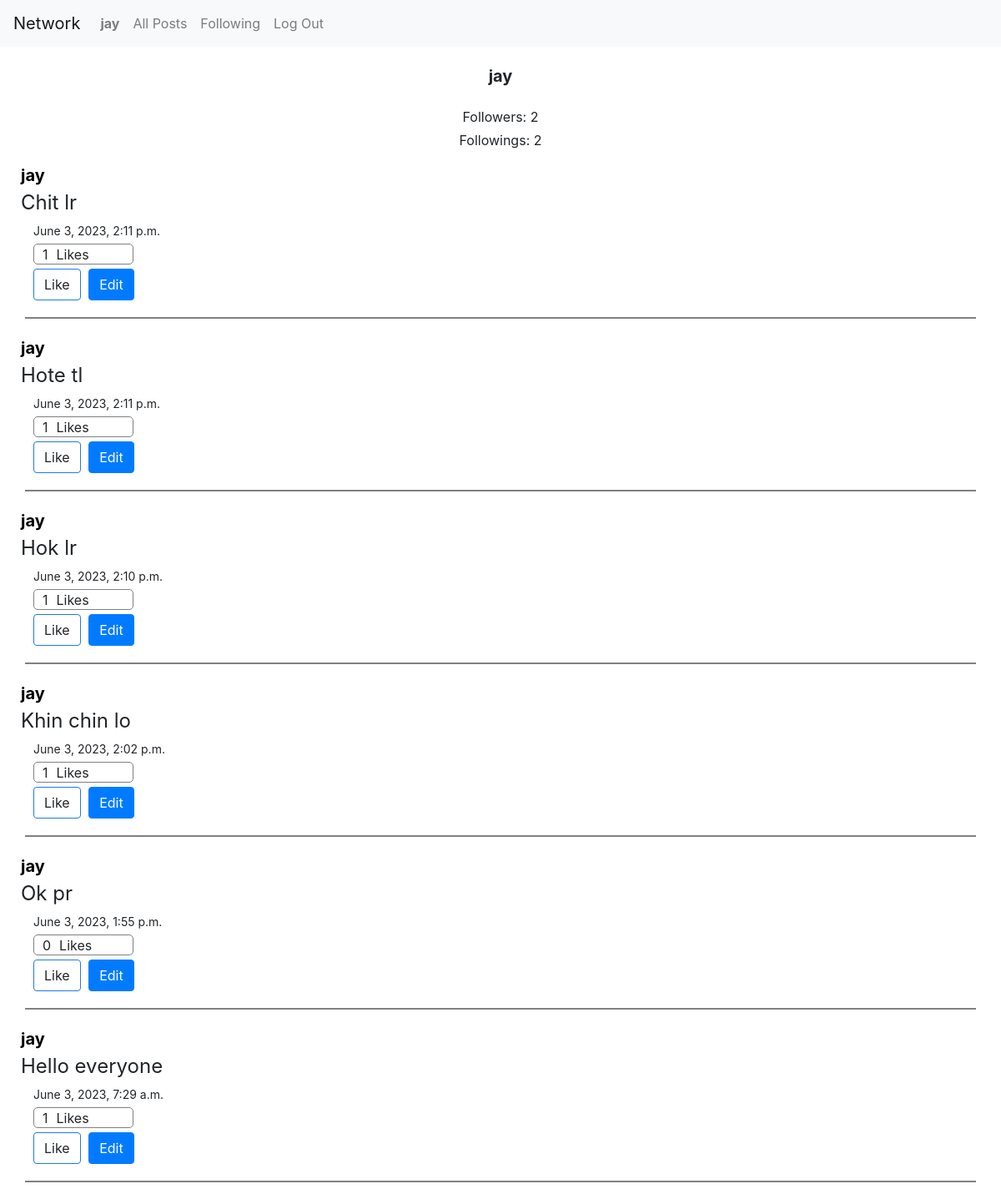
/profile/1 (signed in), run on the app's committed database.
### network/models.py (models this page shows)
class User(AbstractUser):
    pass

class Post(models.Model):
    user = models.ForeignKey("User", on_delete=models.CASCADE, related_name="poster")
    likes = models.ManyToManyField("User", related_name="liked_posts")
    timestamp = models.DateTimeField(auto_now_add=True)
    content = models.TextField(blank=True, null=False)

### network/views.py (the view)
# urls.py: path("profile/<str:user_id>", views.profile, name="profile"),
def profile(request, user_id):
    user = User.objects.get(pk=user_id)
    allPosts = Post.objects.filter(user=user).order_by("-timestamp")
    followings = Profile.objects.filter(follower=user).count()
    followers = Profile.objects.filter(following=user).count()
    if not request.user.is_authenticated:
        paginator = Paginator(allPosts, 10)
        pageNum = request.GET.get("page")
        pages = paginator.get_page(pageNum)
        return render(
            request,
            "network/profile.html",
            {
                "user": request.user,
                "user_profile": user,
                "followers": followers,
                "followings": followings,
                "posts": pages,
            },
        )
    else:
        if (
            Profile.objects.filter(
                following=user, follower=User.objects.get(pk=request.user.id)
            ).count()
            == 0
        ):
            isfollowing = False
        else:
            isfollowing = True
        paginator = Paginator(allPosts, 10)
        pageNum = request.GET.get("page")
        pages = paginator.get_page(pageNum)
        return render(
            request,
            "network/profile.html",
            {
                "user": request.user,
                "user_profile": user,
                "followers": followers,
                "followings": followings,
                "posts": pages,
                "isfollowing": isfollowing,
            },
        )

### network/templates/network/profile.html (shortened to what this page needs)
{% extends "network/layout.html" %}
{% load static %}
{% block body %}
    <div style="display: flex; flex-direction: column; align-items: center;">
        <div style="font-size: 20px; font-weight: bold; margin: 20px auto;">{{user_profile.username}}</div>
        <p style="margin: 2px auto;"> Followers:  {{ followers }} </p>
        <p style="margin: 2px auto 15px;"> Followings:  {{ followings }} </p>
    </div>
    <div>
        {% for post in posts %}
            <a style="font-size: 20px; font-weight: bold; color: black; text-decoration: none;" href="{% url 'profile' post.user.id %}"><p style="margin: 0 0 0 25px;"> {{ post.user }} </p></a>
            <div style="display: flex; flex-direction: column">
                <div style="margin: 0px 0 5px 25px; font-size: 24px; font-weight: medium" class="card-text content" id="content{{ post.id }}">{{ post.content }}</div>
                <p style="font-size: 14px; margin: 0px 0 5px 40px"> {{ post.timestamp }} </p>
            </div>
            <div style="border-radius: 5px; display: flex; margin: 0 0 5px 40px; width: 10%; padding-left: 10px; height: 25px; border: 1px solid gray;">
                <div style="margin-right: 10px;" id="likes{{ post.id }}">{{ post.likes.all.count }}</div>
                Likes
            </div>
            {% if user.is_authenticated %}
                <button data-postid="{{ post.id }}" class="btn post-btn like" style="margin-left: 40px; background: white; border: 1px solid rgb(32, 120, 244); display: inline-block;">
                    {% if user in post.likes.all %}
                        <script>
                            document.querySelectorAll('button[class]').forEach(btn => {
                                btn.style.background = 'rgb(32, 120, 244)';
                                btn.style.color = 'white';
                            });
                        </script>
                        Unlike
                    {% else %}
                        Like
                    {% endif %}
                </button>
            {% else %}
                <a class="btn like" style="background: white; border: 1px solid rgb(32, 120, 244); color:rgb(32, 120, 244); display: inline-block;" href="{% url 'login' %}">Like</a>
            {% endif %}
            {% if post.user.id == user.id %}
                <button style="margin-left: 5px; display: inline;" data-postid="{{ post.id }}" class="btn btn-primary edit-btn edit">Edit
                </button>
            {% endif %}
            <hr style="border: 1px solid gray; margin: 20px 30px;" >
        {% empty %}
            <p>No posts available</p>
        {% endfor %}
    </div>
{% endblock %}

### network/templates/network/layout.html (shortened to what this page needs)
{% load static %}
<!DOCTYPE html>
<html lang="en">
    <head>
        <link rel="stylesheet" href="https://stackpath.bootstrapcdn.com/bootstrap/4.4.1/css/bootstrap.min.css">
        <link href="{% static 'network/styles.css' %}" rel="stylesheet">
    </head>
    <body>
        <nav class="navbar navbar-expand-lg navbar-light bg-light">
            <a class="navbar-brand" href="{% url 'index' %}">Network</a>
            <div>
              <ul class="navbar-nav mr-auto">
                {% if user.is_authenticated %}
                    <li class="nav-item">
                        <a class="nav-link" href="{% url 'profile' user.id %}"><strong>{{ user.username }}</strong></a>
                    </li>
                {% endif %}
                <li class="nav-item">
                  <a class="nav-link" href="{% url 'index' %}">All Posts</a>
                </li>
                {% if user.is_authenticated %}
                    <li class="nav-item">
                        <a class="nav-link" href="{% url 'following' %}">Following</a>
                    </li>
                    <li class="nav-item">
                        <a class="nav-link" href="{% url 'logout' %}">Log Out</a>
                    </li>
                {% endif %}
              </ul>
            </div>
          </nav>
        <div class="body">
            {% block body %}
            {% endblock %}
        </div>
    </body>
</html>

### data on the page
User: username "jay"
Post: user "jay", content "Chit lr", timestamp "June 3, 2023, 2:11 p.m.", likes.all.count "1", shows "Like"
Post: user "jay", content "Hote tl", timestamp "June 3, 2023, 2:11 p.m.", likes.all.count "1", shows "Like"
Post: user "jay", content "Hok lr", timestamp "June 3, 2023, 2:10 p.m.", likes.all.count "1", shows "Like"
Post: user "jay", content "Khin chin lo", timestamp "June 3, 2023, 2:02 p.m.", likes.all.count "1", shows "Like"
Post: user "jay", content "Ok pr", timestamp "June 3, 2023, 1:55 p.m.", likes.all.count "0", shows "Like"
Post: user "jay", content "Hello everyone", timestamp "June 3, 2023, 7:29 a.m.", likes.all.count "1", shows "Like"

### other printed values
{{ followers }} "2"
{{ followings }} "2"
